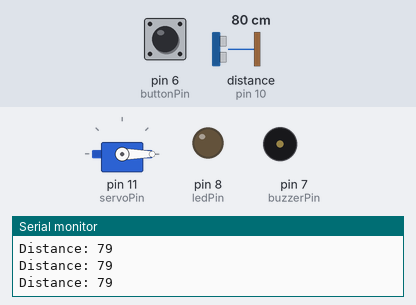
Bench run of a sketch on a simulated Arduino Uno, built with avr-gcc and run on an emulated ATmega328P. On the bench: servo, output pins drawn as LEDs (lit = HIGH), buzzer (waves = sounding), the last lines printed to the serial monitor. Wiring (inferred from the names in the program): ultrasonic range finder: trigger pin 9; echo pin 10. Dashed ring = blinking. Inputs (shaded band) come from the test bench; at power-on: pin 6 (buttonPin) LOW, distance to the obstacle (sensor on pin 10) 80 cm. The echo pulse lasts 58.3 µs per cm; pins used as bus, display or sensor lines are not drawn.

Above: at 1.2 s.
1.3 s: pin 6 (buttonPin) pulled HIGH for 3.2 s
At 1.48 s:
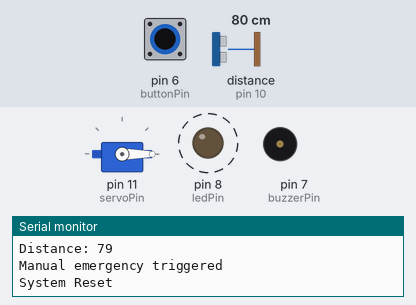
9.0 s: distance to the obstacle (sensor on pin 10) set to 120 cm
At 9.7 s:
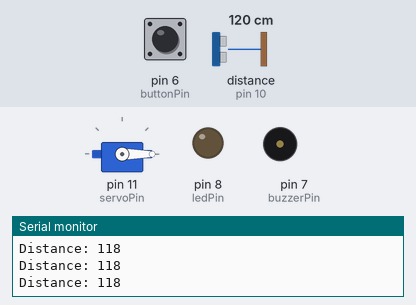
12.0 s: pin 6 (buttonPin) pulled HIGH for 1 s
At 12.36 s:
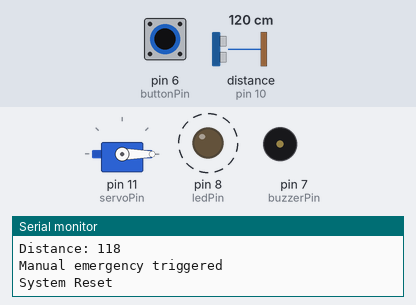
16.0 s: pin 6 (buttonPin) driven HIGH
At 16.33 s:
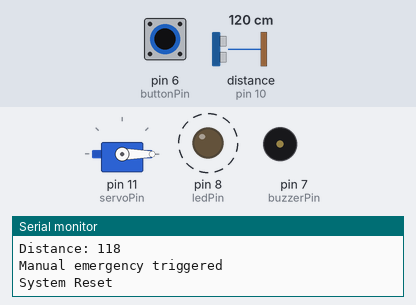
19.0 s: pin 6 (buttonPin) driven LOW
At 25.16 s:
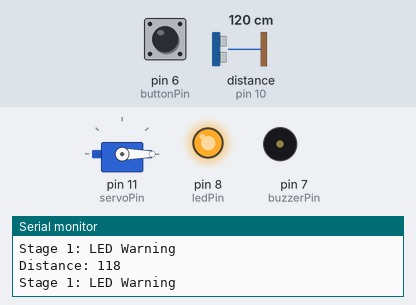
Timing chart, 0 to 26.0 s (numbered marks = the images above; inputs shaded):
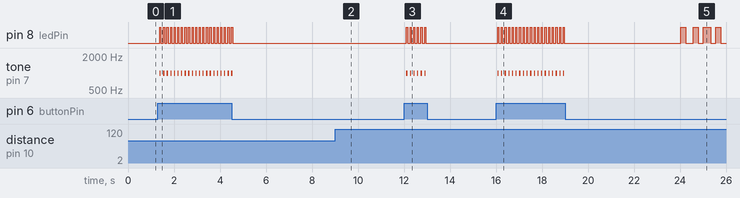

The sketch:

smart_elderly_alert_system.ino
```cpp
#include <Servo.h>

// Pin assignments
const int buttonPin = 6;
const int buzzerPin = 7;
const int ledPin = 8;
const int trigPin = 9;
const int echoPin = 10;
const int servoPin = 11;

// System states and variables
Servo Servo1;
long duration;
int distance;
int lastDistance = 0;
unsigned long lastMovementTime = 0;
bool emergencyMode = false;
unsigned long lastServoMove = 0;
bool servoDirection = true; // true = increasing, false = decreasing

// Timing constants for demo
const unsigned long INITIAL_ALERT_TIME = 5000;   // 5 seconds until LED alert
const unsigned long NUDGE_TIME = 10000;          // 10 seconds until servo nudge
const unsigned long EMERGENCY_TIME = 15000;      // 15 seconds until full emergency
const int DISTANCE_THRESHOLD = 5;                // 5 cm movement threshold

void setup() {
  pinMode(buzzerPin, OUTPUT);
  pinMode(ledPin, OUTPUT);
  pinMode(trigPin, OUTPUT);
  pinMode(echoPin, INPUT);
  pinMode(buttonPin, INPUT);

  Servo1.attach(servoPin);
  Servo1.write(0); // Initial position

  Serial.begin(9600);
  Serial.println("Fall Detection System Initialized");

  lastDistance = getDistance();
  lastMovementTime = millis();
}

void loop() {
  distance = getDistance();

  Serial.print("Distance: ");
  Serial.println(distance);

  // Scenario 1: Manual emergency button press
  if (digitalRead(buttonPin) == HIGH && !emergencyMode) {
    triggerEmergency("Manual emergency triggered");
  }

  // Scenario 2: Automatic inactivity / unconsciousness detection
  if (!emergencyMode) {
    checkForUnconscious();
  }

  // Continue emergency behaviour if in emergency mode
  if (emergencyMode) {
    updateEmergencyState();
  }

  // Reset system if button is pressed during emergency
  if (emergencyMode && digitalRead(buttonPin) == HIGH) {
    delay(50); // Simple debounce
    resetSystem();
  }

  delay(100); // Stabilise readings
}

int getDistance() {
  digitalWrite(trigPin, LOW);
  delayMicroseconds(2);

  digitalWrite(trigPin, HIGH);
  delayMicroseconds(10);
  digitalWrite(trigPin, LOW);

  duration = pulseIn(echoPin, HIGH);
  return duration * 0.034 / 2;
}

void checkForUnconscious() {
  // Check for movement using distance difference
  if (abs(distance - lastDistance) > DISTANCE_THRESHOLD) {
    lastMovementTime = millis();
    digitalWrite(ledPin, LOW);
    noTone(buzzerPin);
    Servo1.write(0);
    Serial.println("Movement detected");
  }

  unsigned long timeSinceMovement = millis() - lastMovementTime;

  // Stage 1: LED warning
  if (timeSinceMovement > INITIAL_ALERT_TIME && timeSinceMovement < NUDGE_TIME) {
    blinkLED();
    Serial.println("Stage 1: LED Warning");
  }

  // Stage 2: Servo nudge
  else if (timeSinceMovement > NUDGE_TIME && timeSinceMovement < EMERGENCY_TIME) {
    blinkLED();
    nudgeElderly();
    Serial.println("Stage 2: Nudging");
  }

  // Stage 3: Full emergency
  else if (timeSinceMovement > EMERGENCY_TIME) {
    triggerEmergency("Unconscious state detected");
  }

  lastDistance = distance;
}

void triggerEmergency(String message) {
  emergencyMode = true;
  Serial.println(message);

  digitalWrite(ledPin, HIGH);
  tone(buzzerPin, 1000);
  lastServoMove = millis();
}

void updateEmergencyState() {
  digitalWrite(ledPin, HIGH);
  tone(buzzerPin, 1000);

  // Continuously move servo back and forth
  unsigned long currentTime = millis();

  if (currentTime - lastServoMove >= 1000) {
    if (servoDirection) {
      Servo1.write(90);
    } else {
      Servo1.write(0);
    }

    servoDirection = !servoDirection;
    lastServoMove = currentTime;
  }
}

void blinkLED() {
  if ((millis() % 500) < 250) {
    digitalWrite(ledPin, HIGH);
  } else {
    digitalWrite(ledPin, LOW);
  }
}

void nudgeElderly() {
  static unsigned long lastNudgeTime = 0;

  if (millis() - lastNudgeTime >= 1000) {
    if (Servo1.read() == 0) {
      Servo1.write(45); // Gentle nudge
    } else {
      Servo1.write(0);  // Return position
    }

    lastNudgeTime = millis();
  }
}

void resetSystem() {
  emergencyMode = false;
  digitalWrite(ledPin, LOW);
  noTone(buzzerPin);
  Servo1.write(0);
  lastMovementTime = millis();
  servoDirection = true;

  Serial.println("System Reset");
}
```

Measured:
- after the input at 1.3 s, tone on pin 7 (buzzerPin): alternates 1000 Hz for 0.05 s and silent for 0.11 s, 42 changes in all, then stays silent, starting after 0.08 s
- after the input at 9.0 s, pin 8 (ledPin): stops changing and stays LOW
- after the input at 12.0 s, tone on pin 7 (buzzerPin): alternates 1000 Hz for 0.05 s and silent for 0.11 s, 12 changes in all, then stays silent, starting after 0.10 s
- after the input at 16.0 s, tone on pin 7 (buzzerPin): alternates 1000 Hz for 0.05 s and silent for 0.11 s, starting after 0.07 s
- after the input at 19.0 s, tone on pin 7 (buzzerPin): stops changing and stays silent
- by itself, pin 8 (ledPin): alternates HIGH for 0.05 s and LOW for 0.11 s, 42 changes in all, then stays LOW
